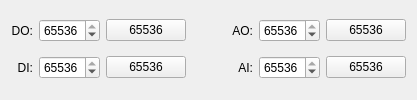
                 <widget class="QWidget" name="widget_2" native="true">
                  <layout class="QGridLayout" name="gridLayout_6">
                   <item row="0" column="1">
                    <widget class="QSpinBox" name="mb_do">
                     <property name="sizePolicy">
                      <sizepolicy hsizetype="Minimum" vsizetype="Fixed">
                       <horstretch>1</horstretch>
                       <verstretch>0</verstretch>
                      </sizepolicy>
                     </property>
                     <property name="toolTip">
                      <string>number of DO registers (Coils, discrete output)</string>
                     </property>
                     <property name="statusTip">
                      <string>number of DO registers (Coils, discrete output)</string>
                     </property>
                     <property name="minimum">
                      <number>1</number>
                     </property>
                     <property name="maximum">
                      <number>65536</number>
                     </property>
                     <property name="value">
                      <number>65536</number>
                     </property>
                    </widget>
                   </item>
                   <item row="0" column="2">
                    <widget class="QPushButton" name="mb_do_default">
                     <property name="sizePolicy">
                      <sizepolicy hsizetype="Minimum" vsizetype="Fixed">
                       <horstretch>0</horstretch>
                       <verstretch>0</verstretch>
                      </sizepolicy>
                     </property>
                     <property name="minimumSize">
                      <size>
                       <width>0</width>
                       <height>0</height>
                      </size>
                     </property>
                     <property name="maximumSize">
                      <size>
                       <width>16777215</width>
                       <height>16777215</height>
                      </size>
                     </property>
                     <property name="toolTip">
                      <string>set default number of DO registers (Coils, discrete output) (65536)</string>
                     </property>
                     <property name="statusTip">
                      <string>set default number of DO registers (Coils, discrete output) (65536)</string>
                     </property>
                     <property name="text">
                      <string>65536</string>
                     </property>
                     <property name="iconSize">
                      <size>
                       <width>16</width>
                       <height>16</height>
                      </size>
                     </property>
                    </widget>
                   </item>
                   <item row="1" column="0">
                    <widget class="QLabel" name="label_6">
                     <property name="sizePolicy">
                      <sizepolicy hsizetype="Minimum" vsizetype="Preferred">
                       <horstretch>0</horstretch>
                       <verstretch>0</verstretch>
                      </sizepolicy>
                     </property>
                     <property name="text">
                      <string>DI:</string>
                     </property>
                     <property name="alignment">
                      <set>Qt::AlignRight|Qt::AlignTrailing|Qt::AlignVCenter</set>
                     </property>
                    </widget>
                   </item>
                   <item row="1" column="1">
                    <widget class="QSpinBox" name="mb_di">
                     <property name="sizePolicy">
                      <sizepolicy hsizetype="Minimum" vsizetype="Fixed">
                       <horstretch>1</horstretch>
                       <verstretch>0</verstretch>
                      </sizepolicy>
                     </property>
                     <property name="toolTip">
                      <string>number of DI registers (discrete input)</string>
                     </property>
                     <property name="statusTip">
                      <string>number of DI registers (discrete input)</string>
                     </property>
                     <property name="minimum">
                      <number>1</number>
                     </property>
                     <property name="maximum">
                      <number>65536</number>
                     </property>
                     <property name="value">
                      <number>65536</number>
                     </property>
                    </widget>
                   </item>
                   <item row="1" column="5">
                    <widget class="QSpinBox" name="mb_ai">
                     <property name="sizePolicy">
                      <sizepolicy hsizetype="Minimum" vsizetype="Fixed">
                       <horstretch>1</horstretch>
                       <verstretch>0</verstretch>
                      </sizepolicy>
                     </property>
                     <property name="toolTip">
                      <string>number of AI registers (input registers)</string>
                     </property>
                     <property name="statusTip">
                      <string>number of AI registers (input registers)</string>
                     </property>
                     <property name="minimum">
                      <number>1</number>
                     </property>
                     <property name="maximum">
                      <number>65536</number>
                     </property>
                     <property name="value">
                      <number>65536</number>
                     </property>
                    </widget>
                   </item>
                   <item row="0" column="0">
                    <widget class="QLabel" name="label_5">
                     <property name="sizePolicy">
                      <sizepolicy hsizetype="Minimum" vsizetype="Preferred">
                       <horstretch>0</horstretch>
                       <verstretch>0</verstretch>
                      </sizepolicy>
                     </property>
                     <property name="text">
                      <string>DO:</string>
                     </property>
                     <property name="alignment">
                      <set>Qt::AlignRight|Qt::AlignTrailing|Qt::AlignVCenter</set>
                     </property>
                    </widget>
                   </item>
                   <item row="0" column="5">
                    <widget class="QSpinBox" name="mb_ao">
                     <property name="sizePolicy">
                      <sizepolicy hsizetype="Minimum" vsizetype="Fixed">
                       <horstretch>1</horstretch>
                       <verstretch>0</verstretch>
                      </sizepolicy>
                     </property>
                     <property name="toolTip">
                      <string>number of AO registers (holding registers)</string>
                     </property>
                     <property name="statusTip">
                      <string>number of AO registers (holding registers)</string>
                     </property>
                     <property name="minimum">
                      <number>1</number>
                     </property>
                     <property name="maximum">
                      <number>65536</number>
                     </property>
                     <property name="value">
                      <number>65536</number>
                     </property>
                    </widget>
                   </item>
                   <item row="1" column="6">
                    <widget class="QPushButton" name="mb_ai_default">
                     <property name="minimumSize">
                      <size>
                       <width>0</width>
                       <height>0</height>
                      </size>
                     </property>
                     <property name="maximumSize">
                      <size>
                       <width>16777215</width>
                       <height>16777215</height>
                      </size>
                     </property>
                     <property name="toolTip">
                      <string>set default number of AI registers (input registers) (65536)</string>
                     </property>
                     <property name="statusTip">
                      <string>set default number of AI registers (input registers) (65536)</string>
                     </property>
                     <property name="text">
                      <string>65536</string>
                     </property>
                    </widget>
                   </item>
                   <item row="0" column="6">
                    <widget class="QPushButton" name="mb_ao_default">
                     <property name="minimumSize">
                      <size>
                       <width>0</width>
                       <height>0</height>
                      </size>
                     </property>
                     <property name="maximumSize">
                      <size>
                       <width>16777215</width>
                       <height>16777215</height>
                      </size>
                     </property>
                     <property name="toolTip">
                      <string>set default number of AO registers (holding registers) (65536)</string>
                     </property>
                     <property name="statusTip">
                      <string>set default number of AO registers (holding registers) (65536)</string>
                     </property>
                     <property name="accessibleName">
                      <string/>
                     </property>
                     <property name="text">
                      <string>65536</string>
                     </property>
                    </widget>
                   </item>
                   <item row="0" column="4">
                    <widget class="QLabel" name="label_7">
                     <property name="sizePolicy">
                      <sizepolicy hsizetype="Minimum" vsizetype="Preferred">
                       <horstretch>0</horstretch>
                       <verstretch>0</verstretch>
                      </sizepolicy>
                     </property>
                     <property name="toolTip">
                      <string/>
                     </property>
                     <property name="text">
                      <string>AO:</string>
                     </property>
                     <property name="alignment">
                      <set>Qt::AlignRight|Qt::AlignTrailing|Qt::AlignVCenter</set>
                     </property>
                    </widget>
                   </item>
                   <item row="1" column="4">
                    <widget class="QLabel" name="label_8">
                     <property name="sizePolicy">
                      <sizepolicy hsizetype="Minimum" vsizetype="Preferred">
                       <horstretch>0</horstretch>
                       <verstretch>0</verstretch>
                      </sizepolicy>
                     </property>
                     <property name="text">
                      <string>AI:</string>
                     </property>
                     <property name="alignment">
                      <set>Qt::AlignRight|Qt::AlignTrailing|Qt::AlignVCenter</set>
                     </property>
                    </widget>
                   </item>
                   <item row="1" column="2">
                    <widget class="QPushButton" name="mb_di_default">
                     <property name="minimumSize">
                      <size>
                       <width>0</width>
                       <height>0</height>
                      </size>
                     </property>
                     <property name="maximumSize">
                      <size>
                       <width>16777215</width>
                       <height>16777215</height>
                      </size>
                     </property>
                     <property name="toolTip">
                      <string>set default number of DI registers (discrete input) (65536)</string>
                     </property>
                     <property name="statusTip">
                      <string>set default number of DI registers (discrete input) (65536)</string>
                     </property>
                     <property name="text">
                      <string>65536</string>
                     </property>
                    </widget>
                   </item>
                   <item row="0" column="3">
                    <spacer name="horizontalSpacer_16">
                     <property name="orientation">
                      <enum>Qt::Horizontal</enum>
                     </property>
                     <property name="sizeHint" stdset="0">
                      <size>
                       <width>40</width>
                       <height>20</height>
                      </size>
                     </property>
                    </spacer>
                   </item>
                  </layout>
                 </widget>
